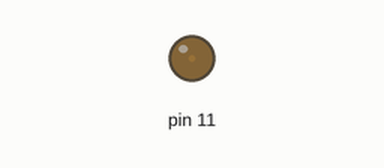
This sketch was run on a simulated Arduino Uno, built with avr-gcc and run on an emulated ATmega328P. Parts: output pins drawn as LEDs (lit = HIGH).

Above: at 0.05 s.
At 3.05 s:
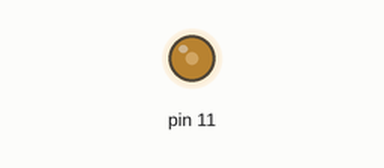
At 5.0 s:
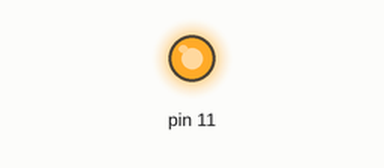
Timing chart, 0 to 7.8 s (numbered marks = the images above):
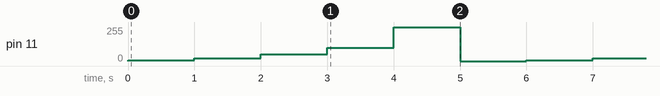

Measured:
- by itself, pin 11: repeats every 6.0 s: 20/255 1.0 s, 50/255 1.0 s, 100/255 1.0 s, 255/255 1.0 s, 0/255 1.0 s, 5/255 1.0 s

The sketch:

1.2_PWM_Blink.ino
```cpp
void setup() {
  pinMode(11, OUTPUT);
}

void loop() {
  analogWrite(11, 5);
  delay(1000);
  analogWrite(11, 20);
  delay(1000);
  analogWrite(11, 50);
  delay(1000);
  analogWrite(11, 100);
  delay(1000);
  analogWrite(11, 255);
  delay(1000);
  analogWrite(11, 0);
  delay(1000);
}
```
